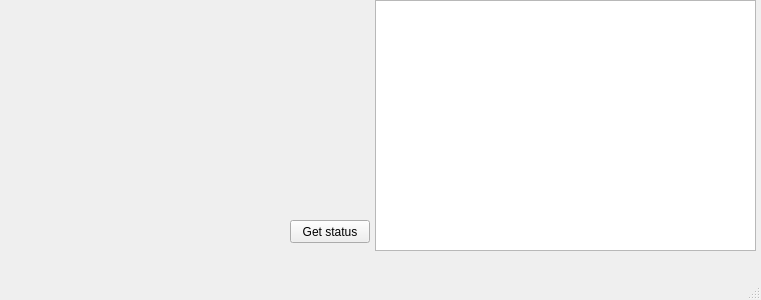
<?xml version="1.0" encoding="UTF-8"?>
<ui version="4.0">
 <class>srvMainWindow</class>
 <widget class="QMainWindow" name="srvMainWindow">
  <property name="geometry">
   <rect>
    <x>0</x>
    <y>0</y>
    <width>761</width>
    <height>300</height>
   </rect>
  </property>
  <property name="windowTitle">
   <string>srvMainWindow</string>
  </property>
  <widget class="QWidget" name="centralWidget">
   <widget class="QListWidget" name="lW_log">
    <property name="geometry">
     <rect>
      <x>375</x>
      <y>0</y>
      <width>381</width>
      <height>251</height>
     </rect>
    </property>
   </widget>
   <widget class="QPushButton" name="btn_getStatus">
    <property name="geometry">
     <rect>
      <x>290</x>
      <y>220</y>
      <width>80</width>
      <height>23</height>
     </rect>
    </property>
    <property name="text">
     <string>Get status</string>
    </property>
   </widget>
  </widget>
  <widget class="QMenuBar" name="menuBar">
   <property name="geometry">
    <rect>
     <x>0</x>
     <y>0</y>
     <width>761</width>
     <height>20</height>
    </rect>
   </property>
  </widget>
  <widget class="QStatusBar" name="statusBar"/>
 </widget>
 <layoutdefault spacing="6" margin="11"/>
 <resources/>
 <connections/>
</ui>
